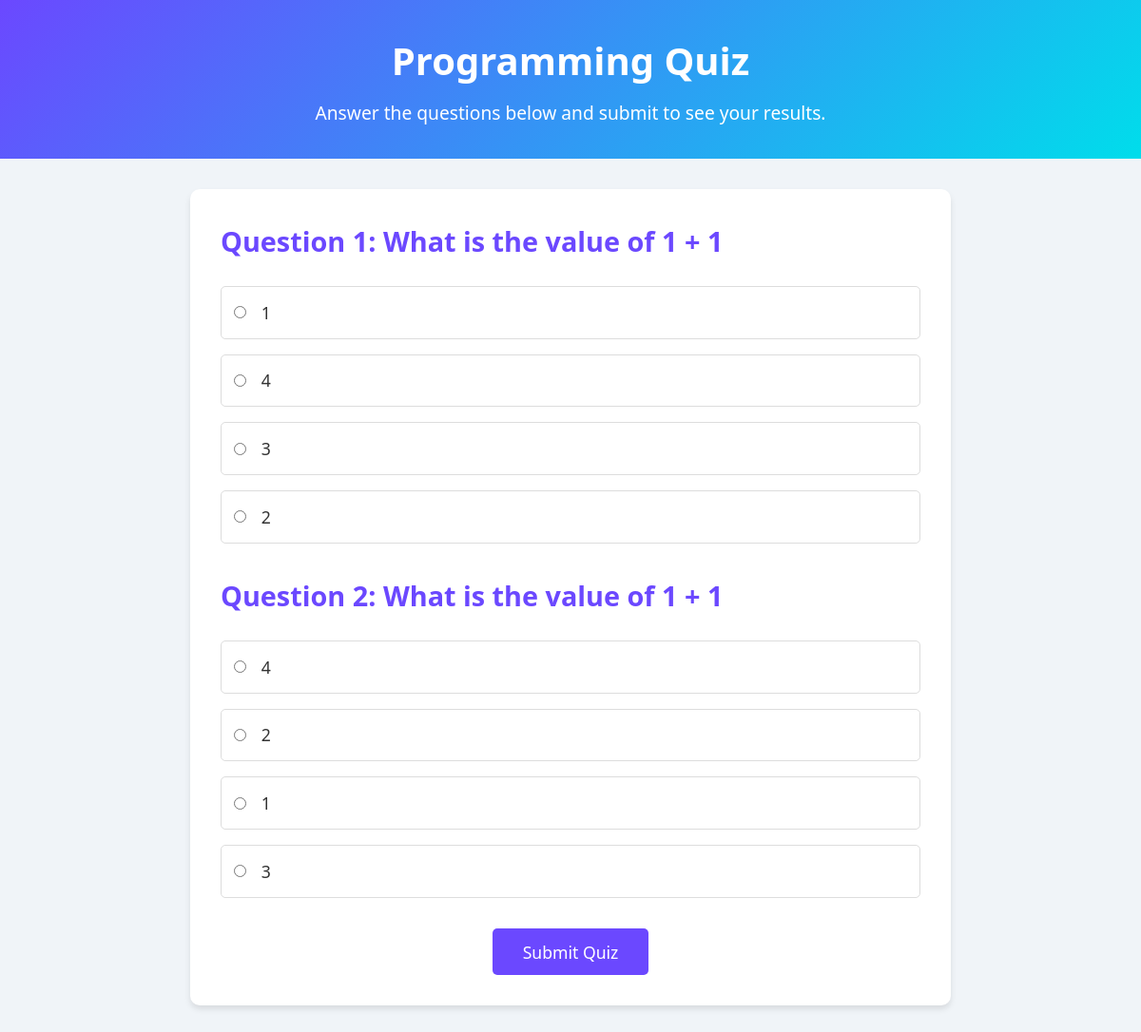
The app's page /questions?quiz_id=2 (signed in) with its own data.
### tables this page shows
CREATE TABLE questions (
        question_id INTEGER PRIMARY KEY AUTOINCREMENT, 
        quiz_id INTERGER NOT NULL,
        question_text TEXT NOT NULL,
        option1 TEXT NOT NULL,
        option2 TEXT NOT NULL,
        option3 TEXT NOT NULL,
        option4 TEXT NOT NULL,
        correct_ans TEXT NOT NULL,
        FOREIGN KEY (quiz_id) REFERENCES quiz (quiz_id) ON DELETE CASCADE
    );

### server.py (the view)
@app.route("/questions", methods = ["GET", "POST"])
def questions():
    if not session.get("username"):
        return redirect("/login")
    quiz_id = request.args.get("quiz_id")
    session["taking_quiz_id"] = quiz_id
    questions = db.get_questions(quiz_id)
    data = list()
    for question in questions:
        options = [question[3], question[4], question[5], question[6]]
        shuffle(options)
        data.append(Question(
            id = question[0], # question_id
            title = question[2], # question_text
            options = options
        ))
    return render_template("questions.html", questions = data)

### db.py (called while the page is built)
    def get_questions(self, quiz_id):
        cursor = self.conn.cursor()
        cursor.execute(queries.GET_QUESTIONS, (quiz_id,))
        questions = cursor.fetchall()
        return questions

### templates/questions.html (shortened to what this page needs)
<!DOCTYPE html>
<html lang="en">
  <head>
    <link rel="stylesheet" href="../static/questions.css" />
  </head>
  <body>
    <header>
      <h1>Programming Quiz</h1>
      <p>Answer the questions below and submit to see your results.</p>
    </header>
    <main>
      <div class="question-container">
        <form method="post" action="/result">
           {% for question in questions %}
          <div class="wrapper">
            <h2>Question {{ loop.index }}: {{ question.title }}</h2>
            {% for option in question.options %}
            <div class="option">
              <input
                type="radio"
                name="question_{{ question.id }}"
                id="option_{{question.id}}_{{loop.index}}"
                value="{{ option }}"
              />
              <label for="option_{{question.id}}_{{loop.index}}"
                >{{ option }}</label
              >
            </div>
            {% endfor %}
          </div>
          {% endfor %}
          <button type="submit">Submit Quiz</button>
        </form>
      </div>
    </main>
  </body>
</html>

### static/questions.css (style rules this page uses)
* { margin: 0; padding: 0; box-sizing: border-box; font-family: "Segoe UI", Tahoma, Geneva, Verdana, sans-serif; }
body { background-color: #f0f4f8; color: #333; line-height: 1.6; }
header { text-align: center; padding: 2rem; background: linear-gradient(135deg, #6b48ff, #00ddeb); color: white; }
header h1 { font-size: 2.5rem; margin-bottom: 0.5rem; }
header p { font-size: 1.2rem; }
.wrapper + .wrapper { margin-top: 2rem; }
.question-container { max-width: 800px; margin: 2rem auto; background: white; border-radius: 10px; padding: 2rem; box-shadow: 0 4px 6px rgba(0, 0, 0, 0.1); }
.question-container h2 { font-size: 1.8rem; margin-bottom: 1.5rem; color: #6b48ff; }
.option { display: flex; align-items: center; margin: 1rem 0; padding: 0.8rem; border: 1px solid #ddd; border-radius: 5px; transition: background 0.2s; }
.option input { margin-right: 1rem; accent-color: #6b48ff; }
.option label { font-size: 1.1rem; color: #333; width: 100%; display: block; }
button { display: block; margin: 2rem auto 0; padding: 0.8rem 2rem; background: #6b48ff; color: white; border: none; border-radius: 5px; font-size: 1.1rem; cursor: pointer; transition: background 0.3s; }

### records on screen
questions: title "What is the value of 1 + 1", options "1" "4" "3" "2"
questions: title "What is the value of 1 + 1", options "4" "2" "1" "3"
